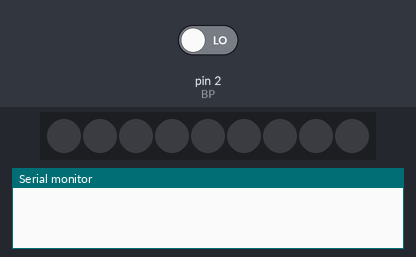
A sketch run on a simulated Arduino Uno, built with avr-gcc and run on an emulated ATmega328P. Parts: 9 RGB LEDs in strip order, left to right, the last lines printed to the serial monitor. The inputs (shaded band) are chosen by the test bench; at power-on: pin 2 (BP) LOW. Dim RGB values are drawn brighter than linear; random numbers use the default seed unless the sketch sets one.

Above: at 1.2 s.
1.3 s: pin 2 (BP) driven HIGH
At 6.7 s:
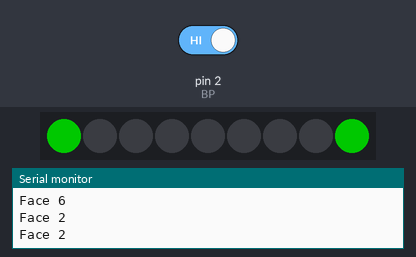
At 7.4 s:
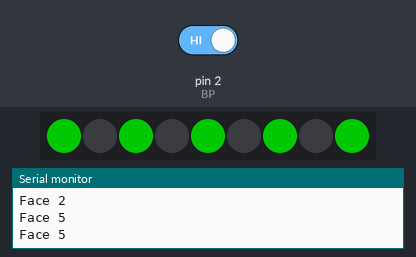
Timing chart, 0 to 8.9 s (numbered marks = the images above; inputs shaded):
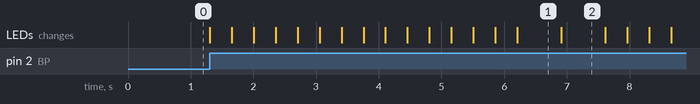

Measured:
- after the input at 1.3 s, the LEDs: change at once (image 1)
- what the display in image 1 shows lasts 0.7 s, from 6.2 s to 6.9 s

The sketch:

De2_V1.ino
```cpp
/*
 *     Bette.Mathys
 *     Dé1_V2
 *
 *     Systéme de dé, avec un bp quand il est appuyé mets une face aléatoire
 *     sur la bande néopixel
 *
 *     Bande néopixel, Boutton Poussoir, Carte Arduino
 *     Néopixel: I2C, BP: D2
 *
 *     19/09/2024 Dé1_V1: Appuie BP, afficher une face aléatoire du dé
 *     20/09/2024 Dé1_V2: Appuie BP, afficher une face aléatoire du dé
 *     20/09/2024 Dé2_V1: Appuie BP, faire defiler les faces aléatoirement
 *     et arrete aléatoire
 *
 */

#include <Adafruit_NeoPixel.h>
#ifdef __AVR__
 #include <avr/power.h>
#endif

#define PIN        6 // La pin utilisée pour contrôler les NeoPixels
#define NUMPIXELS 9  // Nombre total de pixels sur l'anneau

Adafruit_NeoPixel pixels(NUMPIXELS, PIN, NEO_GRB + NEO_KHZ800);

#define DELAYVAL 500 // Temps entre chaque affichage de pixel

const int BP = 2; // La pin pour le bouton
byte etatBP = 0;
bool boutonPresse = false; // Vérifie si le bouton a déjà été pressé

long randNumber = 0; // Stocke le numéro aléatoire du dé

// Fonction pour faire défiler les faces du dé avec un ralentissement progressif
void Defil() {
  int vitesseInitiale = 50;  // Vitesse de départ du défilement (en ms)
  int tempsDefil = random(1000, 5000); // Temps de défilement aléatoire entre 1 et 5 secondes

  unsigned long startTime = millis();  // Obtenir le temps de départ

  // Défilement tant que la durée de défilement n'est pas atteinte
  while (millis() - startTime < tempsDefil) {
    randNumber = random(1, 7);  // Générer un nombre entre 1 et 6 pour simuler le lancer du dé

    // Affiche la face du dé correspondante
    if (randNumber == 1) {
      Face1();
    } else if (randNumber == 2) {
      Face2();
    } else if (randNumber == 3) {
      Face3();
    } else if (randNumber == 4) {
      Face4();
    } else if (randNumber == 5) {
      Face5();
    } else if (randNumber == 6) {
      Face6();
    }

    delay(vitesseInitiale);  // Pause entre chaque changement de face

    // Ici, tu pourrais ajouter une augmentation de la pause pour ralentir progressivement le défilement
  }
}

void rdm() {
  etatBP = digitalRead(BP);  // Lire l'état du bouton

  if (etatBP == HIGH && !boutonPresse) {  // Si le bouton est pressé et qu'il n'était pas déjà enfoncé
    boutonPresse = true;  // Verrouiller pour ne pas répéter
    Defil();  // Appeler la fonction qui fait défiler les faces du dé
    boutonPresse = false; // Réinitialiser l'état du bouton après le défilement
  }
}

// Fonction pour afficher le chiffre 1 sur les NeoPixels
void Face1() {
  pixels.clear();
  Serial.println("Face 1");
  pixels.setPixelColor(4, pixels.Color(0, 100, 0)); // Allumer le pixel du centre
  pixels.show();
  delay(300);
  randNumber = 0; // Réinitialiser après l'affichage
}

// Fonction pour afficher le chiffre 2 sur les NeoPixels
void Face2() {
  pixels.clear();
  Serial.println("Face 2");
  pixels.setPixelColor(0, pixels.Color(0, 100, 0)); // Deux pixels opposés allumés
  pixels.setPixelColor(8, pixels.Color(0, 100, 0));
  pixels.show();
  delay(300);
  randNumber = 0;
}

// Fonction pour afficher le chiffre 3 sur les NeoPixels
void Face3() {
  pixels.clear();
  Serial.println("Face 3");
  pixels.setPixelColor(0, pixels.Color(0, 100, 0)); // Trois pixels allumés
  pixels.setPixelColor(4, pixels.Color(0, 100, 0));
  pixels.setPixelColor(8, pixels.Color(0, 100, 0));
  pixels.show();
  delay(300);
  randNumber = 0;
}

// Fonction pour afficher le chiffre 4 sur les NeoPixels
void Face4() {
  pixels.clear();
  Serial.println("Face 4");
  pixels.setPixelColor(0, pixels.Color(0, 100, 0)); // Quatre pixels allumés aux coins
  pixels.setPixelColor(2, pixels.Color(0, 100, 0));
  pixels.setPixelColor(6, pixels.Color(0, 100, 0));
  pixels.setPixelColor(8, pixels.Color(0, 100, 0));
  pixels.show();
  delay(300);
  randNumber = 0;
}

// Fonction pour afficher le chiffre 5 sur les NeoPixels
void Face5() {
  pixels.clear();
  Serial.println("Face 5");
  pixels.setPixelColor(0, pixels.Color(0, 100, 0)); // Cinq pixels, comme un dé classique
  pixels.setPixelColor(2, pixels.Color(0, 100, 0));
  pixels.setPixelColor(4, pixels.Color(0, 100, 0));
  pixels.setPixelColor(6, pixels.Color(0, 100, 0));
  pixels.setPixelColor(8, pixels.Color(0, 100, 0));
  pixels.show();
  delay(300);
  randNumber = 0;
}

// Fonction pour afficher le chiffre 6 sur les NeoPixels
void Face6() {
  pixels.clear();
  Serial.println("Face 6");
  pixels.setPixelColor(0, pixels.Color(0, 100, 0)); // Six pixels allumés en deux colonnes
  pixels.setPixelColor(1, pixels.Color(0, 100, 0));
  pixels.setPixelColor(2, pixels.Color(0, 100, 0));
  pixels.setPixelColor(6, pixels.Color(0, 100, 0));
  pixels.setPixelColor(7, pixels.Color(0, 100, 0));
  pixels.setPixelColor(8, pixels.Color(0, 100, 0));
  pixels.show();
  delay(300);
  randNumber = 0;
}

void setup() {
  #if defined(__AVR_ATtiny85__) && (F_CPU == 16000000)
  clock_prescale_set(clock_div_1);
  #endif

  Serial.begin(9600); // Initialiser la communication série
  pinMode(BP, INPUT); // Configurer la pin du bouton comme entrée

  pixels.begin(); // Initialiser les NeoPixels
}

void loop() {
  rdm(); // Vérifier si le bouton est pressé et lancer le dé si c'est le cas
}
```
